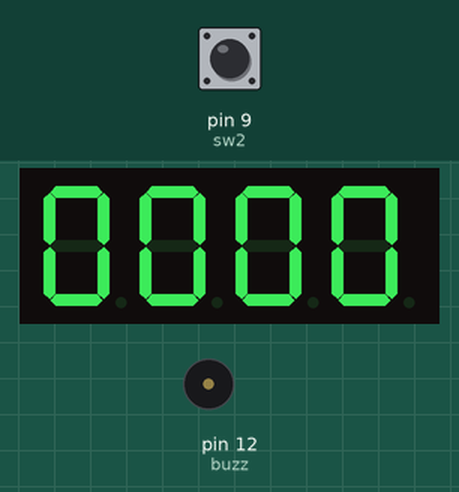
Simulated run of this sketch. Board: Arduino Uno, built with avr-gcc and run on an emulated ATmega328P. Parts: 4-digit seven-segment display, buzzer (waves = sounding, pin HIGH). Wiring (inferred from the names in the program): 4-digit 7-segment display, segments lit when LOW: segments pin 0, pin 1, pin 2, pin 3, pin 4, pin 5, pin 6; digit selects A0, A1, A2, A3. The inputs (shaded band) are chosen by the test bench; at power-on: pin 9 (sw2) HIGH. The segment pins are drawn as the display they are named for; pins used as bus, display or sensor lines are not drawn.

Above: at 1.2 s.
1.3 s: pin 9 (sw2) pulled LOW for 0.15 s
At 2.8 s:
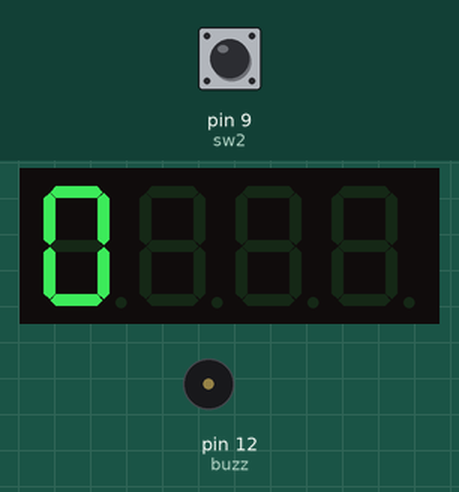
Timing chart, 0 to 4.3 s (numbered marks = the images above; inputs shaded):
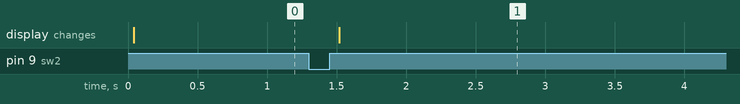

Measured:
- after the input at 1.3 s, the display: changes after 0.22 s (image 1)

The sketch:

cron_temp.ino
```cpp
//Sistema de debounce, sem delay:
class Button
    {
        private:
            uint8_t p;
            short deb_time = 100;
            unsigned long t;

        public:
            Button(int pin)
            {
                p = pin;
                t = -1;
            }
            bool click(bool hold_count)
            {
                if(hold_count)
                {
                    if(digitalRead(p))
                    {
                        if((millis() - t) >= deb_time)
                        {
                            this->t = millis();
                            return true;
                        }
                    }
                }else
                {
                    if(digitalRead(p))
                    {
                        if((millis() - t) >= deb_time)
                        {
                            this->t = millis();
                            return true;
                        }
                        t = millis();
                    }
                }
                return false;
            }

    };


#define sa 0
#define sb 1
#define sc 2
#define sd 3
#define se 4
#define sf 5
#define sg 6
#define d1 A0
#define d2 A1
#define d3 A2
#define d4 A3
#define sw1 8
#define sw2 9
#define sw3 10
#define buzz 12

int valores[10] = {64, 121, 36, 48, 25, 18, 2, 120, 0, 16};

void setup()
{
    pinMode(sa, OUTPUT);
    pinMode(sb, OUTPUT);
    pinMode(sc, OUTPUT);
    pinMode(sd, OUTPUT);
    pinMode(se, OUTPUT);
    pinMode(sf, OUTPUT);
    pinMode(sg, OUTPUT);
    pinMode(d1, OUTPUT);
    pinMode(d2, OUTPUT);
    pinMode(d3, OUTPUT);
    pinMode(d4, OUTPUT);
    pinMode(sw1, INPUT);
    pinMode(sw2, INPUT);
    pinMode(sw3, INPUT);
    pinMode(buzz, OUTPUT);

    digitalWrite(sa, HIGH);
    digitalWrite(sb, HIGH);
    digitalWrite(sc, HIGH);
    digitalWrite(sd, HIGH);
    digitalWrite(se, HIGH);
    digitalWrite(sf, HIGH);
    digitalWrite(sg, HIGH);
    digitalWrite(d1, LOW);
    digitalWrite(d2, LOW);
    digitalWrite(d3, LOW);
    digitalWrite(d4, LOW);
    digitalWrite(buzz, LOW);
}

uint8_t display[4] = {d1, d2, d3, d4};
unsigned int mode=0, d_cont=0;
Button b1(sw1), b2(sw2), b3(sw3);

void loop()
{
    d_cont = millis();
    switch(mode%2)
    {
        case 0:
            digitalWrite(display[(d_cont-1)%4], LOW);
            digitalWrite(display[d_cont%4], HIGH);
            PORTD = valores[0];
            d_cont++;
            if(b2.click(false))
            {
                mode++;
            }
            /*while(true)
            {

            }*/
        break;
        case 1:
            if(b2.click(false))
            {
                mode++;
            }
        break;
    }
}
```
